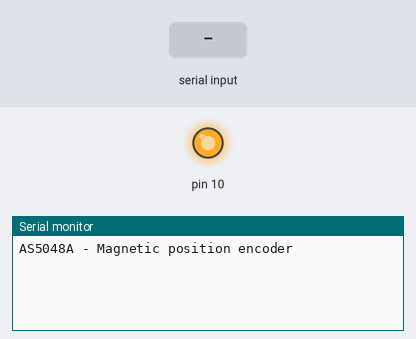
Bench run of a sketch on a simulated Arduino Uno, built with avr-gcc and run on an emulated ATmega328P. On the bench: output pins drawn as LEDs (lit = HIGH), the last lines printed to the serial monitor. The inputs (shaded band) are chosen by the test bench.

Above: at 1.2 s.
1.3 s: "x" received over Serial
At 2.2 s:
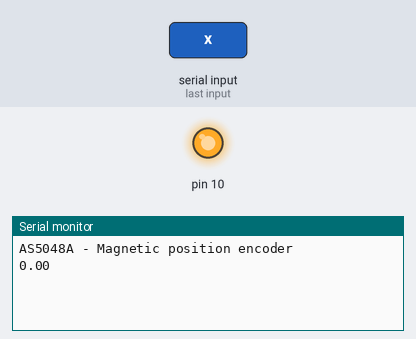
2.8 s: "1" received over Serial
At 4.1 s:
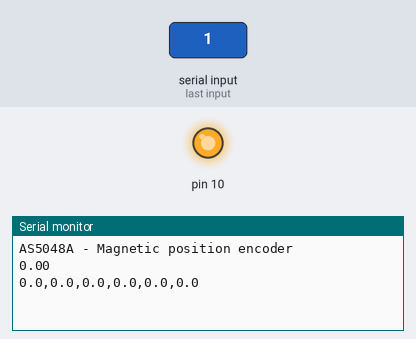

Measured:
- after the input at 1.3 s, the serial monitor: prints a new line after 0.10 s (image 1)
- after the input at 2.8 s, the serial monitor: prints a new line after 0.05 s (image 2)

The sketch:

encoder_SPI.ino
```cpp
#include <SPI.h>
/*PINS
   Arduino SPI pins
   MOSI = 11, MISO = 12, SCK = 13, CS = 10
   STM32 SPI pins
   MOSI = PA7, MISO = PA6, SCK = PA5, CS = PA4
*/

uint16_t command = 0b1111111111111111; //read command (0xFFF)

// float timer = 0; //timer for updating the LCD and sending the data through the serial port
// float rpmTimer = 0; //timer for estimating the RPM

class Motor
{
  public:

    byte pin;
    double startAngle = 0;
    double totalAngle = 0;
    int turnsCounter = 0;
    int quadrant = 0;

    Motor(byte pinNum)
    {
      pin = pinNum;
    }

    // Reset the motor
    void init()
    {
      pinMode(pin, OUTPUT); //CS pin - output
      digitalWrite(pin, HIGH);

      turnsCounter = 0;
      quadrant = 1;
      startAngle = readRegister();
    }

    double getTotalAngle()
    {
      double degAngle = readRegister(); //read the position of the magnet

      double correctedAngle = correctAngle(degAngle); //normalize the previous reading

      totalAngle = checkQuadrant(correctedAngle); //check the direction of the rotation and calculate the final displacement

      return totalAngle;
    }

    // Get the raw reading from the encoder
    double readRegister()
    {
      uint16_t rawData = 0; //bits from the encoder (16 bits, but top 2 has to be discarded)
      double degAngle = 0; //Angle in degrees

      SPI.beginTransaction(SPISettings(3000000, MSBFIRST, SPI_MODE1));

      //--sending the command
      digitalWrite(pin, LOW);
      SPI.transfer16(command);
      digitalWrite(pin, HIGH);

      delay(10);

      //--receiving the reading
      digitalWrite(pin, LOW);
      rawData = SPI.transfer16(command);
      digitalWrite(pin, HIGH);

      SPI.endTransaction();

      rawData = rawData & 0b0011111111111111; //removing the top 2 bits (PAR and EF)

      degAngle = (double)rawData / (double)16384.0 * (double)360.0; //16384 = 2^14, 360 = 360 degrees

      return degAngle;
    }

    double correctAngle(float degAngle)
    {
      //recalculate angle
      double correctedAngle = degAngle - startAngle; //this tares the position

      if (correctedAngle < 0) //if the calculated angle is negative, we need to "normalize" it
      {
        correctedAngle = correctedAngle + (double)360.0; //correction for negative numbers (i.e. -15 becomes +345)
      }
      else
      {
        //do nothing
      }

      return correctedAngle;
    }

    double checkQuadrant(double correctedAngle)
    {
      /*
        //Quadrants:
        4  |  1
        ---|---
        3  |  2
      */

      int newQuadrant = 0;

      //Quadrant 1
      if (correctedAngle >= 0 && correctedAngle <= 90)
      {
        newQuadrant = 1;
      }

      //Quadrant 2
      if (correctedAngle > 90 && correctedAngle <= 180)
      {
        newQuadrant = 2;
      }

      //Quadrant 3
      if (correctedAngle > 180 && correctedAngle <= 270)
      {
        newQuadrant = 3;
      }

      //Quadrant 4
      if (correctedAngle > 270 && correctedAngle < 360)
      {
        newQuadrant = 4;
      }

      if (newQuadrant != quadrant) //if we changed quadrant
      {

        if (newQuadrant == 1 && quadrant == 4)
        {
          turnsCounter++; // 4 --> 1 transition: CW rotation
        }

        if (newQuadrant == 4 && quadrant == 1)
        {
          turnsCounter--; // 1 --> 4 transition: CCW rotation
        }
        //this could be done between every quadrants so one can count every 1/4th of transition

        quadrant = newQuadrant;  //update to the current quadrant

      }

      //after we have the corrected angle and the turns, we can calculate the total absolute position

      totalAngle = ((double)turnsCounter * (double)360) + correctedAngle; //number of turns (+/-) plus the actual angle within the 0-360 range

      return totalAngle;
    }

};


const byte CS_ROT1 = 31; //Chip select pin for manual switching
const byte CS_ROT2 = 32; //Chip select pin for manual switching
const byte CS_ROT3 = 35; //Chip select pin for manual switching
const byte CS_TRANS1 = 30; //Chip select pin for manual switching
const byte CS_TRANS2 = 33; //Chip select pin for manual switching
const byte CS_TRANS3 = 36; //Chip select pin for manual switching

Motor rot1 = Motor(CS_ROT1);
Motor rot2 = Motor(CS_ROT2);
Motor rot3 = Motor(CS_ROT3);

Motor trans1 = Motor(CS_TRANS1);
Motor trans2 = Motor(CS_TRANS2);
Motor trans3 = Motor(CS_TRANS3);

void setup()
{
  SPI.begin();
  Serial.begin(9600);
  Serial.println("AS5048A - Magnetic position encoder");

  // //------------------------------------------------------
  // digitalWrite(CS_ROT1, HIGH);
  // digitalWrite(CS_ROT2, HIGH);
  // digitalWrite(CS_ROT3, HIGH);
  //------------------------------------------------------

  // Initialize all the motors

  rot1.init();
  rot2.init();
  rot3.init();

  trans1.init();
  trans2.init();
  trans3.init();
}

void loop()
{
  // Get the latest encoder readings

  double r1Angle = rot1.getTotalAngle();
  double r2Angle = rot2.getTotalAngle();
  double r3Angle = rot3.getTotalAngle();

  double t1Angle = trans1.getTotalAngle();
  double t2Angle = trans2.getTotalAngle();
  double t3Angle = trans3.getTotalAngle();

  // If we have received a request over the serial wire...

  if (Serial.available() >= 1)
  {
    // ... read the request
    int readByte = Serial.read();
    char letter = readByte;

    // If the incoming message is "x"...
    if(letter == 'x')
    {
      // ... reset all the motors
      rot1.init();
      rot2.init();
      rot3.init();
      trans1.init();
      trans2.init();
      trans3.init();
      Serial.print((double)0.0);
    }

    // If the request is anything else...
    else
    {
      // ... assemble the encoder readings into one massive string
      String allEncoders = String(t1Angle,1) + "," + String(t2Angle,1) + "," + String(t3Angle,1) + "," + String(r1Angle,1) + "," + String(r2Angle,1) + "," + String(r3Angle,1);

      Serial.print(allEncoders);
    }

    Serial.println();
  }
}
```
